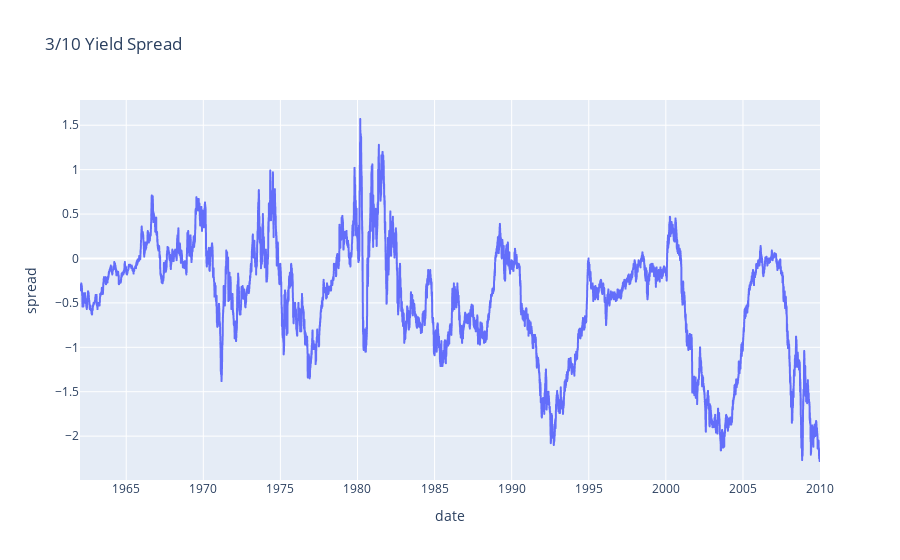

Notebook code for this chart:
### Code cell
fig = px.line(x = spread.index, y = spread, labels = dict(x = 'date', y = 'spread'), title = '3/10 Yield Spread') 
fig.show()

### Figure 1 — Plotly figure (JSON) as saved in the notebook; plotly's stock layout.template omitted (floating-point values rounded to 4 significant figures; data arrays with more than 128 entries replaced by an {"elided": "..."} marker saying what was removed)
{"data": [{"hovertemplate": "date=%{x}<br>spread=%{y}<extra></extra>", "legendgroup": "", "line": {"color": "#636efa", "dash": "solid"}, "marker": {"symbol": "circle"}, "mode": "lines", "name": "", "showlegend": false, "type": "scattergl", "x": {"elided": "11949 str values"}, "xaxis": "x", "y": {"elided": "11949 float values"}, "yaxis": "y"}], "layout": {"legend": {"tracegroupgap": 0}, "title": {"text": "3/10 Yield Spread"}, "xaxis": {"anchor": "y", "domain": [0, 1], "title": {"text": "date"}}, "yaxis": {"anchor": "x", "domain": [0, 1], "title": {"text": "spread"}}}}
